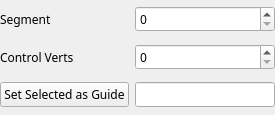
<?xml version="1.0" encoding="UTF-8"?>
<ui version="4.0">
 <class>Form</class>
 <widget class="QWidget" name="Form">
  <property name="geometry">
   <rect>
    <x>0</x>
    <y>0</y>
    <width>275</width>
    <height>115</height>
   </rect>
  </property>
  <property name="windowTitle">
   <string>Form</string>
  </property>
  <layout class="QHBoxLayout" name="horizontalLayout">
   <property name="leftMargin">
    <number>0</number>
   </property>
   <property name="topMargin">
    <number>0</number>
   </property>
   <property name="rightMargin">
    <number>0</number>
   </property>
   <property name="bottomMargin">
    <number>0</number>
   </property>
   <item>
    <layout class="QGridLayout" name="gridLayout">
     <item row="1" column="1">
      <widget class="QSpinBox" name="ui_cvs_sbox">
       <property name="font">
        <font>
         <family>Bahnschrift Light</family>
        </font>
       </property>
      </widget>
     </item>
     <item row="0" column="0">
      <widget class="QLabel" name="label">
       <property name="minimumSize">
        <size>
         <width>120</width>
         <height>0</height>
        </size>
       </property>
       <property name="maximumSize">
        <size>
         <width>120</width>
         <height>16777215</height>
        </size>
       </property>
       <property name="font">
        <font>
         <family>Bahnschrift Light</family>
        </font>
       </property>
       <property name="text">
        <string>Segment</string>
       </property>
      </widget>
     </item>
     <item row="1" column="0">
      <widget class="QLabel" name="label_2">
       <property name="font">
        <font>
         <family>Bahnschrift Light</family>
        </font>
       </property>
       <property name="text">
        <string>Control Verts</string>
       </property>
      </widget>
     </item>
     <item row="0" column="1">
      <widget class="QSpinBox" name="ui_seg_sbox">
       <property name="font">
        <font>
         <family>Bahnschrift Light</family>
        </font>
       </property>
      </widget>
     </item>
     <item row="2" column="1">
      <widget class="QLineEdit" name="ui_gcurve_edit">
       <property name="font">
        <font>
         <family>Bahnschrift Light</family>
        </font>
       </property>
      </widget>
     </item>
     <item row="2" column="0">
      <widget class="QPushButton" name="pushButton">
       <property name="font">
        <font>
         <family>Bahnschrift Light</family>
        </font>
       </property>
       <property name="toolTip">
        <string>Select curve in the scene to be used as guide</string>
       </property>
       <property name="text">
        <string>Set Selected as Guide</string>
       </property>
      </widget>
     </item>
    </layout>
   </item>
  </layout>
 </widget>
 <resources/>
 <connections/>
</ui>
